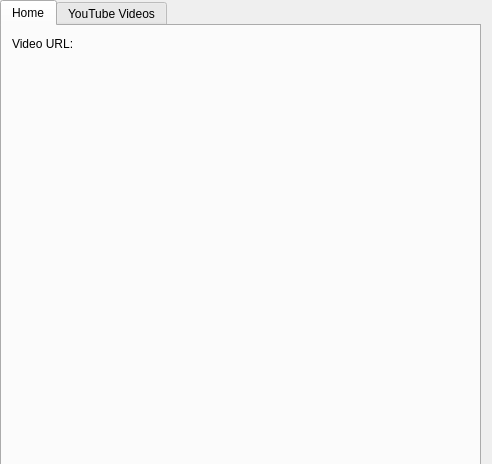
<?xml version="1.0" encoding="UTF-8"?>
<ui version="4.0">
 <class>Dialog</class>
 <widget class="QDialog" name="Dialog">
  <property name="geometry">
   <rect>
    <x>0</x>
    <y>0</y>
    <width>492</width>
    <height>464</height>
   </rect>
  </property>
  <property name="windowTitle">
   <string>Video Downloader</string>
  </property>
  <property name="windowIcon">
   <iconset>
    <normaloff>iconmonstr-video-14-64 (1).png</normaloff>iconmonstr-video-14-64 (1).png</iconset>
  </property>
  <property name="layoutDirection">
   <enum>Qt::LeftToRight</enum>
  </property>
  <widget class="QTabWidget" name="tabWidget">
   <property name="geometry">
    <rect>
     <x>0</x>
     <y>0</y>
     <width>481</width>
     <height>541</height>
    </rect>
   </property>
   <property name="currentIndex">
    <number>0</number>
   </property>
   <widget class="QWidget" name="tabHome">
    <attribute name="title">
     <string>Home</string>
    </attribute>
    <widget class="QLabel" name="label">
     <property name="geometry">
      <rect>
       <x>10</x>
       <y>10</y>
       <width>71</width>
       <height>16</height>
      </rect>
     </property>
     <property name="text">
      <string>Video URL:</string>
     </property>
    </widget>
   </widget>
   <widget class="QWidget" name="tabYouTubeVideos">
    <attribute name="title">
     <string>YouTube Videos</string>
    </attribute>
   </widget>
  </widget>
 </widget>
 <resources/>
 <connections/>
</ui>
